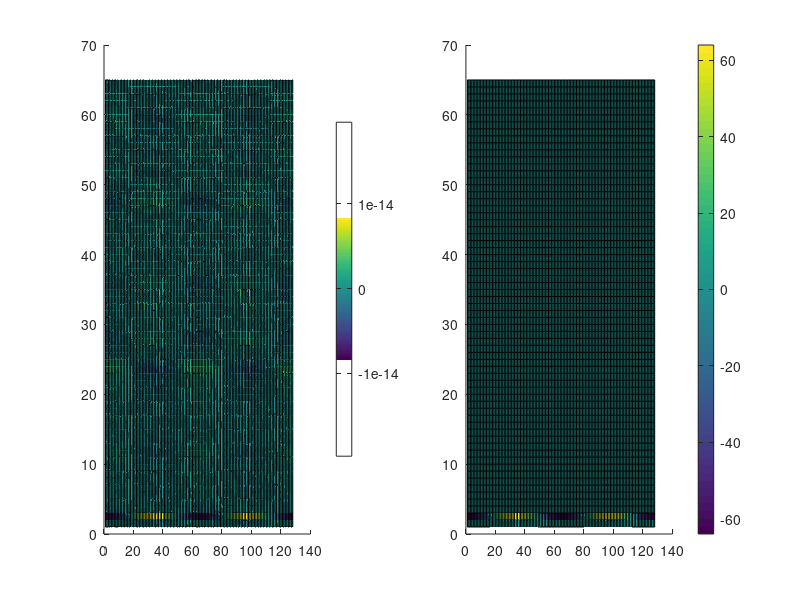
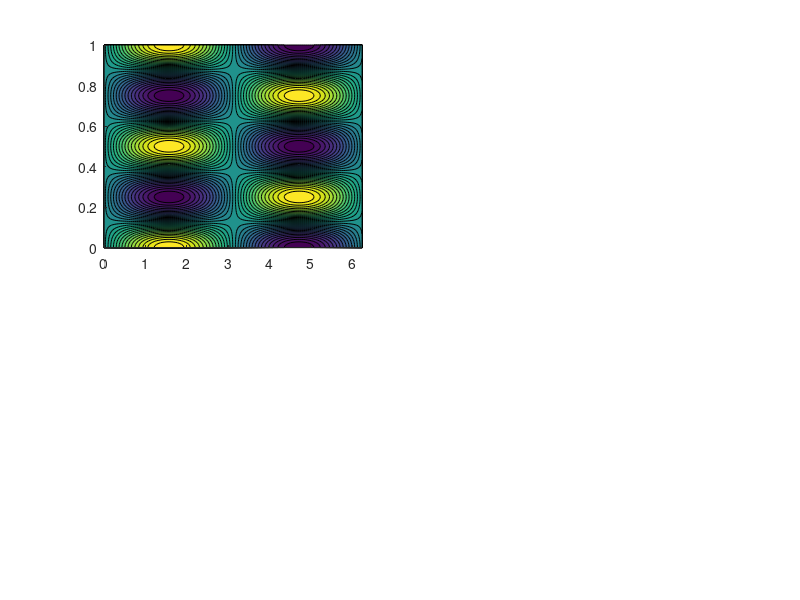

Recreate these plots in MATLAB, in order. (Note: this script raises an error after producing the figures.)
clear; clc; close all

% Parameters
nx = 128;
ny = nx;
Lx = 2*pi;
Ly = 1.0;
dx = Lx / nx;
x = (0:nx-1)*dx;
eta = linspace(-1, 1, ny); 
beta=0.3;
%y = 0.5*(1 + tanh(beta * eta)/tanh(beta)); 
y = linspace(0, 1, ny);

n = 1;
m = 2;


% Exact solution and RHS
A_coef  = -1 / (n^2 + (2*pi*m/Ly)^2);
pext    = zeros(nx, ny);
rhsp    = zeros(nx, ny);
for i = 1:nx
    for j = 1:ny
        pext(i,j) =  A_coef*sin(n*x(i))*cos(2*pi*m*y(j)/Ly);
        rhsp(i,j) =  sin(n*x(i))*cos(2*pi*m*y(j)/Ly);
    end
end

% FFT in x (real-to-complex)
rhspc = fft(rhsp, [], 1);
rhspc = rhspc(1:(nx/2+1), :);  % Keep only positive frequencies

% Wavenumbers and their squares
kx = (0:nx/2) * (2*pi / Lx);
kx2 = kx.^2;

% Preallocate solution
pc = zeros(nx/2+1, ny);


for i = 1:nx/2+1
    % Set up tridiagonal system for each kx
    % The system is: a(j) * pc(i,j-1) + b(j) * pc(i,j) + c(j) * pc(i,j+1) = d(j)
    
    % Initialize diagonals and RHS
    a = zeros(ny,1);
    b = zeros(ny,1);
    c = zeros(ny,1);
    d = zeros(ny,1);
    
    for j = 2:ny-1
        dy1 = y(j) - y(j-1);
        dy2 = y(j+1) - y(j);
        a(j) = 2/(dy1*(dy1+dy2));
        b(j) = -2/(dy1*dy2) - kx2(i);
        c(j) = 2/(dy2*(dy1+dy2));
    end
    for j=1:ny
        d(j) = rhspc(i,j);
    end

    % Neumann BC at j=1 (bottom)
    dy2 = y(2) - y(1);
    b(1) = -2/(dy2^2) - kx2(i);
    c(1) = 2/(dy2^2);
    a(1) = 0.0;

    % Neumann BC at j=ny (top)
    dy1 = y(ny) - y(ny-1);
    a(ny) = 2/(dy1*dy1);
    b(ny) = -2/(dy1*dy1) - kx2(i);
    c(ny) = 0.0;

    % Special handling for kx = 0 (mean mode)
    if (kx(i) == 0) 
        for j = 1:ny
            pc(i,j) = 0.0d0;
        end
    else
        % Thomas algorithm (TDMA)
        % Forward sweep
        for j = 2:ny
            factor = a(j) / b(j-1);
            b(j) = b(j) - factor * c(j-1);
            d(j) = d(j) - factor * d(j-1);
        end

        % Back substitution
        sol = zeros(ny,1);
        sol(ny) = d(ny) / b(ny);
        for j = ny-1:-1:1
            sol(j) = (d(j) - c(j) * sol(j+1)) / b(j);
        end

        % Store solution
        for j = 1:ny
            pc(i,j) = sol(j);
            %sol(j)
        end
    end
end

% Reconstruct full spectrum using Hermitian symmetry
p_hat_full = zeros(nx, ny);
p_hat_full(1:nx/2+1, :) = pc;

% Fill in the negative frequencies (complex conjugate symmetry)
for i = 2:nx/2
    p_hat_full(nx - i + 2, :) = conj(pc(i, :));
end


% Inverse FFT
p = real(ifft(p_hat_full, [], 1));

% L2 error ignoring boundaries
l2norm=0.d0;
for i=1:nx
    for j=1:ny	
        err = p(i,j)-pext(i,j);
        l2norm = l2norm + err*err;
    end
end
l2norm=sqrt(l2norm/nx/ny);
disp(['L2 error: ', num2str(l2norm)]);

figure(1)
clf
subplot(1,2,1)
hold on
surf(real(rhspc))
colorbar
hold off

subplot(1,2,2)
hold on
surf(imag(rhspc))
colorbar
hold off

% Plot results from Matlab
figure(3)
subplot(2,2,1)
contourf(x,y,rhsp', 30, 'EdgeColor', 'none');
hold on
title('RHS - Matlab'); 
xlabel('x'); 
ylabel('y');
colorbar
hold off

subplot(2,2,2)
contourf(x, y, p', 30, 'EdgeColor', 'none');
hold on
title('Numerical - Matlab'); 
xlabel('x'); 
ylabel('y');
colorbar
hold off

subplot(2,2,3)
contourf(x, y, pext', 30, 'EdgeColor', 'none');
title('Analytical'); 
xlabel('x'); 
ylabel('y');
colorbar
hold off

subplot(2,2,4)
contourf(x, y, (p-pext)', 30, 'EdgeColor', 'none');
title('Error - Matlab'); 
xlabel('x'); 
ylabel('y');
colorbar
hold off


